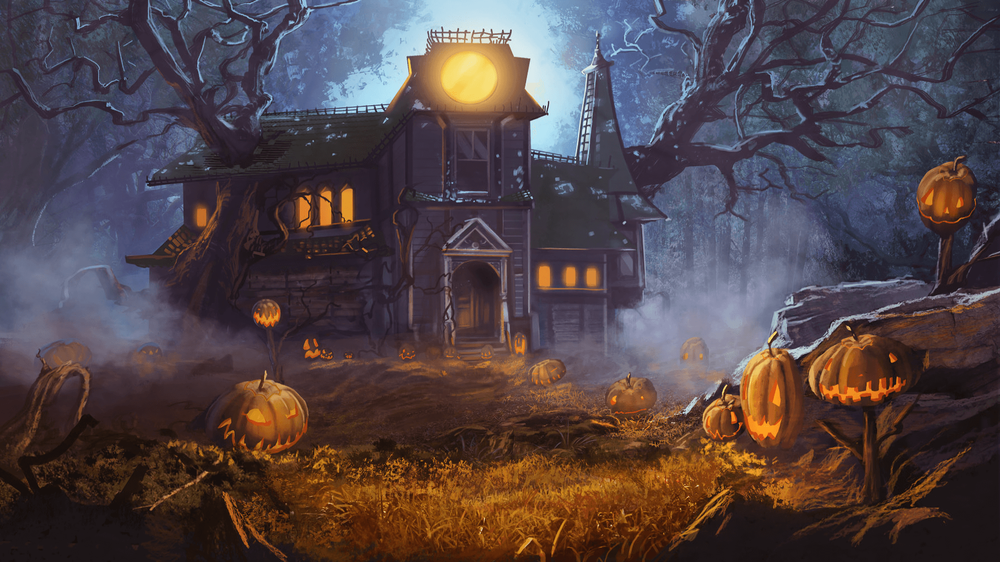
#> input picture 1_semester/Сопр. и обсл. комп. систем/Labs/Lab6 (семинар 5)/house.png, 1000 x 562 px, shrunk from 1920 x 1080 before the run
$ python laba6.4.py
#> lines starting #> are read from the running program, lines starting #| are printed output that depends on the picture; after the words box and inside, x2 and y2 are one past the last pixel; in counts of white or black regions, pixels touching at a corner belong together
import cv2
import numpy as np

def load_images(main_image_path, ghost_image_path):
    main_image = cv2.imread(main_image_path, cv2.IMREAD_COLOR)
    ghost_image = cv2.imread(ghost_image_path, cv2.IMREAD_COLOR)
    return main_image, ghost_image

def find_ghosts(main_image, ghost_image):
    orb = cv2.ORB_create()

    # Обнаружение ключевых точек и вычисление дескрипторов
    kp1, des1 = orb.detectAndCompute(main_image, None)
    kp2, des2 = orb.detectAndCompute(ghost_image, None)

    # Сопоставление с использованием Brute-Force
    bf = cv2.BFMatcher(cv2.NORM_HAMMING, crossCheck=True)
    matches = bf.match(des1, des2)

    # Сортировка совпадений
    matches = sorted(matches, key=lambda x: x.distance)

    # Найдите, по крайней мере, 10 лучших совпадений
    if len(matches) >= 10:
        src_pts = np.float32([kp1[m.queryIdx].pt for m in matches]).reshape(-1, 1, 2)
        dst_pts = np.float32([kp2[m.trainIdx].pt for m in matches]).reshape(-1, 1, 2)

        # Найти гомографию
        M, mask = cv2.findHomography(dst_pts, src_pts, cv2.RANSAC, 5.0)

        # Рисуем рамку вокруг найденного призрака
        h, w, _ = ghost_image.shape
        pts = np.float32([[0, 0], [0, h - 1], [w - 1, h - 1], [w - 1, 0]]).reshape(-1, 1, 2)
        dst = cv2.perspectiveTransform(pts, M)
        main_image = cv2.polylines(main_image, [np.int32(dst)], True, (255, 0, 0), 3, cv2.LINE_AA)

    return main_image

def main():
    # Загрузите основное изображение и изображения призраков
    main_image_path = 'house.png'  # Замените на ваше основное изображение
    ghost_image_paths = ['candy_ghost.png', 'pampkin_ghost.png', 'scary_ghost.png']

    main_image = cv2.imread(main_image_path, cv2.IMREAD_COLOR)
#> main_image is the input picture: shape (562, 1000, 3); mean B, G, R 71.2, 68.1, 81.4

    for ghost_image_path in ghost_image_paths:
        ghost_image = cv2.imread(ghost_image_path, cv2.IMREAD_COLOR)
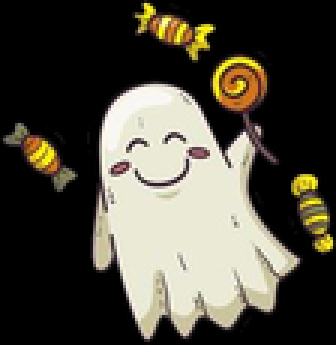
#> input picture 1_semester/Сопр. и обсл. комп. систем/Labs/Lab6 (семинар 5)/candy_ghost.png, 112 x 115 px, shrunk from 215 x 221 before the run (shown 3 times larger)
#> ghost_image is the input picture: shape (115, 112, 3); mean B, G, R 63.1, 74.4, 77.9
        main_image = find_ghosts(main_image, ghost_image)
#> in find_ghosts, `kp1, des1 = orb.detectAndCompute(main_image, None)`: kp1 = 500 keypoints; strongest (x, y, size): (584, 123, 31), (588, 125, 31), (584, 121, 37.2), (588, 120, 37.2)
#> in find_ghosts, `kp2, des2 = orb.detectAndCompute(ghost_image, None)`: kp2 = 82 keypoints; strongest (x, y, size): (73, 47, 37.2), (73, 49, 31), (74, 51, 31), (80, 45, 31)
#> in find_ghosts, `matches = bf.match(des1, des2)`: matches = 42 matches
#> in find_ghosts, `src_pts = np.float32([kp1[m.queryIdx].pt for m in matches]).reshape(-1..`: src_pts = 42 rows, first 8: [265.8, 322.5], [877, 389], [527, 58.75], [792, 301], [540, 105.1], [547.2, 103.7], [382, 111], [813.9, 388.8]
#> in find_ghosts, `dst_pts = np.float32([kp2[m.trainIdx].pt for m in matches]).reshape(-1..`: dst_pts = 42 rows, first 8: [72, 31], [46.8, 40.8], [54, 64.8], [76, 54], [64.8, 54], [61.2, 56.4], [73, 33], [63, 32]
#> in find_ghosts, `M, mask = cv2.findHomography(dst_pts, src_pts, cv2.RANSAC, 5.0)`: M = [[-3.73, -1.55, 320.2], [-1.35, -0.779, 125.5], [-0.0114, -0.00542, 1]]; mask = 42 values, max 1 at index 0, min 0 at index 1, mean 0.143
#> in find_ghosts, `dst = cv2.perspectiveTransform(pts, M)`: dst = [[320.2, 125.5], [374.4, 96.17], [307.7, 128.7], [357.1, 93.52]]
#> in find_ghosts, `main_image = cv2.polylines(main_image, [np.int32(dst)], True, (255, 0,..`:
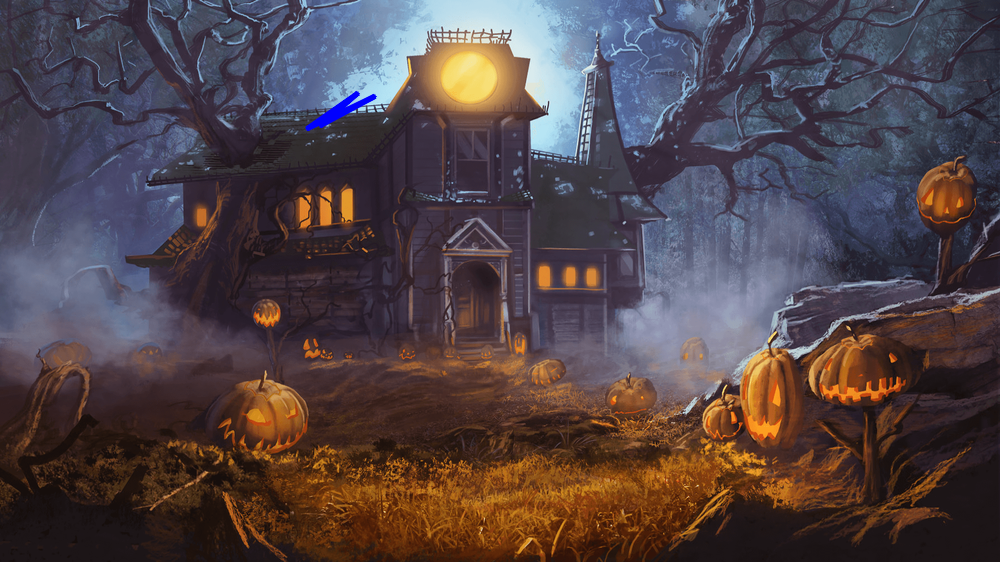
#> main_image: shape (562, 1000, 3); 0.16% of pixels changed, all inside (x1, y1, x2, y2) = (304, 90, 378, 132)
#> pass 2 of the loop in main, `for ghost_image_path in ghost_image_paths:`:
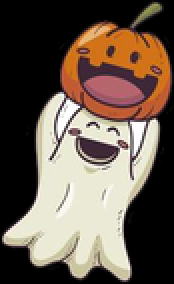
#> input picture 1_semester/Сопр. и обсл. комп. систем/Labs/Lab6 (семинар 5)/pampkin_ghost.png, 87 x 142 px, shrunk from 167 x 272 before the run (shown 2 times larger)
#> in main, ghost_image is the input picture: shape (142, 87, 3); mean B, G, R 78, 90.7, 105.1
#> kp1 = 500 keypoints; strongest (x, y, size): (375, 97, 31), (584, 123, 31), (588, 125, 31), (373, 96, 44.6)
#> kp2 = 76 keypoints; strongest (x, y, size): (37, 53, 31), (33, 48, 31), (46, 61, 31), (32, 50, 31)
#> matches = 40 matches
#> src_pts = 40 rows, first 8: [524.6, 87.09], [874.1, 388.8], [529, 59], [738, 393.6], [350.4, 217.2], [301, 198.7], [547.4, 103.7], [372, 110.4]
#> dst_pts = 40 rows, first 8: [33, 48], [55, 64], [44, 85], [39, 65], [48, 62], [44, 62], [38, 74], [48, 62.4]
#> M = [[-9.64, 0.142, 296.4], [-3, -0.0787, 102.3], [-0.0268, -0.00219, 1]]; mask = 40 values, max 1 at index 7, min 0 at index 0, mean 0.15
#> dst = [[296.4, 102.3], [458.2, 132.1], [318.1, 103.4], [409, 119.4]]
#> in find_ghosts (call 2), `main_image = cv2.polylines(main_image, [np.int32(dst)], True, (255, 0,..`:
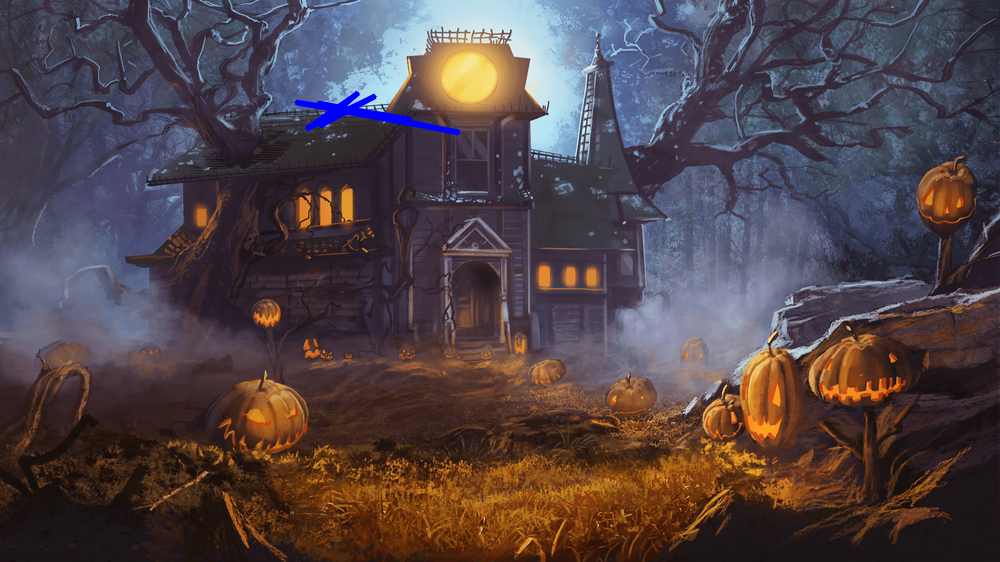
#> main_image: shape (562, 1000, 3); 0.24% of pixels changed, all inside (x1, y1, x2, y2) = (294, 99, 462, 136)
#> pass 3 of the loop in main, `for ghost_image_path in ghost_image_paths:`:
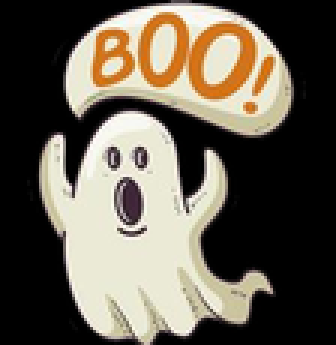
#> input picture 1_semester/Сопр. и обсл. комп. систем/Labs/Lab6 (семинар 5)/scary_ghost.png, 112 x 115 px, shrunk from 215 x 221 before the run (shown 3 times larger)
#> in main, ghost_image is the input picture: shape (115, 112, 3); mean B, G, R 80.9, 93.7, 100.8
#> kp2 = 97 keypoints; strongest (x, y, size): (45, 73, 31), (69, 50, 31), (61, 64, 31), (62, 62, 44.6)
#> matches = 54 matches
#> src_pts = 54 rows, first 8: [547.2, 112.8], [531.5, 125.4], [543, 106], [510, 39.6], [851.9, 337], [875.1, 396.1], [574.8, 154.8], [453.6, 40.8]
#> dst_pts = 54 rows, first 8: [41, 77], [37.2, 66], [68.4, 50.4], [34, 41], [31, 32], [73.2, 66], [68, 64], [69, 50]
#> M = [[-5.29, -5.41, 544.7], [-1.04, -1.11, 109], [-0.00972, -0.00993, 1]]; mask = 54 values, max 1 at index 0, min 0 at index 1, mean 0.0926
#> dst = [[544.7, 109], [549.8, 130.8], [544.5, 109.6], [532.2, 81.67]]
#> in find_ghosts (call 3), `main_image = cv2.polylines(main_image, [np.int32(dst)], True, (255, 0,..`:
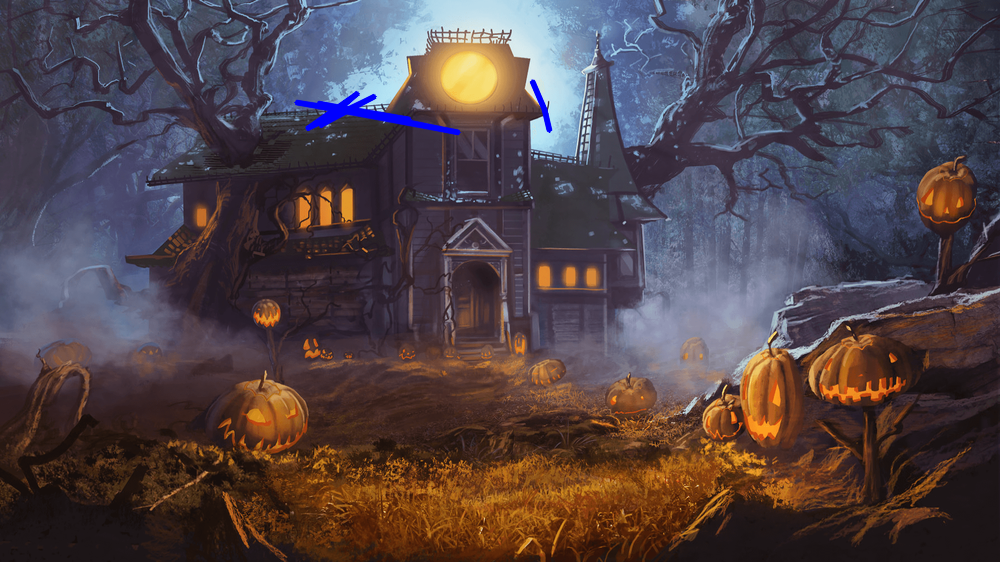
#> main_image: shape (562, 1000, 3); 0.07% of pixels changed, all inside (x1, y1, x2, y2) = (529, 79, 553, 133)

    # Отобразить результат
    cv2.imshow('Ghosts Found', main_image)
    cv2.waitKey(0)
    cv2.destroyAllWindows()

if __name__ == "__main__":
    main()
